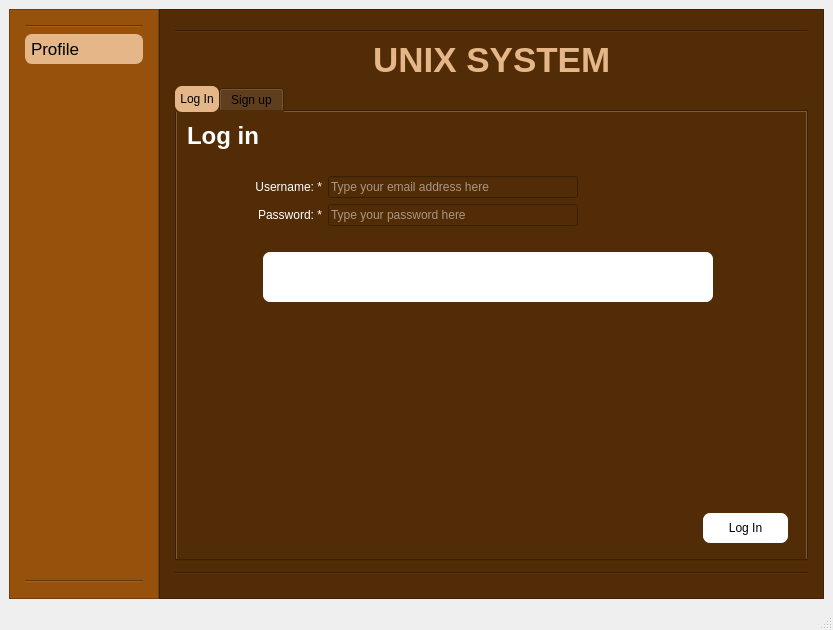
<?xml version="1.0" encoding="UTF-8"?>
<ui version="4.0">
 <class>MainWindow</class>
 <widget class="QMainWindow" name="MainWindow">
  <property name="geometry">
   <rect>
    <x>0</x>
    <y>0</y>
    <width>833</width>
    <height>630</height>
   </rect>
  </property>
  <property name="minimumSize">
   <size>
    <width>833</width>
    <height>617</height>
   </size>
  </property>
  <property name="windowTitle">
   <string>MainWindow</string>
  </property>
  <property name="styleSheet">
   <string notr="true"/>
  </property>
  <widget class="QWidget" name="centralwidget">
   <layout class="QHBoxLayout" name="horizontalLayout">
    <property name="spacing">
     <number>0</number>
    </property>
    <item>
     <widget class="QFrame" name="frameMenu">
      <property name="sizePolicy">
       <sizepolicy hsizetype="Fixed" vsizetype="Preferred">
        <horstretch>0</horstretch>
        <verstretch>0</verstretch>
       </sizepolicy>
      </property>
      <property name="minimumSize">
       <size>
        <width>150</width>
        <height>550</height>
       </size>
      </property>
      <property name="styleSheet">
       <string notr="true">background-color: rgb(150,81,12)</string>
      </property>
      <property name="frameShape">
       <enum>QFrame::StyledPanel</enum>
      </property>
      <property name="frameShadow">
       <enum>QFrame::Raised</enum>
      </property>
      <property name="lineWidth">
       <number>1</number>
      </property>
      <layout class="QVBoxLayout" name="verticalLayout">
       <property name="spacing">
        <number>6</number>
       </property>
       <property name="leftMargin">
        <number>15</number>
       </property>
       <property name="topMargin">
        <number>15</number>
       </property>
       <property name="rightMargin">
        <number>15</number>
       </property>
       <property name="bottomMargin">
        <number>15</number>
       </property>
       <item>
        <widget class="Line" name="line_3">
         <property name="orientation">
          <enum>Qt::Horizontal</enum>
         </property>
        </widget>
       </item>
       <item>
        <widget class="QPushButton" name="pbtnProfile">
         <property name="sizePolicy">
          <sizepolicy hsizetype="Minimum" vsizetype="Fixed">
           <horstretch>0</horstretch>
           <verstretch>0</verstretch>
          </sizepolicy>
         </property>
         <property name="minimumSize">
          <size>
           <width>0</width>
           <height>30</height>
          </size>
         </property>
         <property name="maximumSize">
          <size>
           <width>16777215</width>
           <height>30</height>
          </size>
         </property>
         <property name="font">
          <font>
           <pointsize>13</pointsize>
           <kerning>true</kerning>
          </font>
         </property>
         <property name="mouseTracking">
          <bool>true</bool>
         </property>
         <property name="whatsThis">
          <string>'My Profile' button</string>
         </property>
         <property name="autoFillBackground">
          <bool>false</bool>
         </property>
         <property name="styleSheet">
          <string notr="true">QPushButton
{
text-align: left;
color: black;
padding: 10px;
background-color: rgb(228,182,136); 
border: 1px solid rgb(228,182,136);
border-radius:7px;
padding: 5px;
}
</string>
         </property>
         <property name="text">
          <string>Profile</string>
         </property>
         <property name="icon">
          <iconset>
           <normaloff>images/essential-icons/svg/user-433878.svg</normaloff>images/essential-icons/svg/user-433878.svg</iconset>
         </property>
         <property name="iconSize">
          <size>
           <width>20</width>
           <height>20</height>
          </size>
         </property>
         <property name="checkable">
          <bool>false</bool>
         </property>
         <property name="checked">
          <bool>false</bool>
         </property>
         <property name="autoDefault">
          <bool>false</bool>
         </property>
         <property name="default">
          <bool>false</bool>
         </property>
         <property name="flat">
          <bool>true</bool>
         </property>
         <attribute name="buttonGroup">
          <string notr="true">buttonGroup</string>
         </attribute>
        </widget>
       </item>
       <item>
        <spacer name="vertspacerBot">
         <property name="orientation">
          <enum>Qt::Vertical</enum>
         </property>
         <property name="sizeHint" stdset="0">
          <size>
           <width>0</width>
           <height>0</height>
          </size>
         </property>
        </spacer>
       </item>
       <item>
        <widget class="Line" name="line_5">
         <property name="orientation">
          <enum>Qt::Horizontal</enum>
         </property>
        </widget>
       </item>
      </layout>
     </widget>
    </item>
    <item>
     <widget class="QFrame" name="frame">
      <property name="minimumSize">
       <size>
        <width>659</width>
        <height>563</height>
       </size>
      </property>
      <property name="styleSheet">
       <string notr="true">background-color: rgb(82,44,6)</string>
      </property>
      <property name="frameShape">
       <enum>QFrame::StyledPanel</enum>
      </property>
      <property name="frameShadow">
       <enum>QFrame::Raised</enum>
      </property>
      <layout class="QVBoxLayout" name="verticalLayout_2">
       <property name="leftMargin">
        <number>15</number>
       </property>
       <property name="topMargin">
        <number>15</number>
       </property>
       <property name="rightMargin">
        <number>15</number>
       </property>
       <property name="bottomMargin">
        <number>15</number>
       </property>
       <item>
        <widget class="Line" name="line_6">
         <property name="orientation">
          <enum>Qt::Horizontal</enum>
         </property>
        </widget>
       </item>
       <item>
        <layout class="QHBoxLayout" name="hHeader">
         <property name="spacing">
          <number>0</number>
         </property>
         <item>
          <spacer name="horizontalSpacer_14">
           <property name="orientation">
            <enum>Qt::Horizontal</enum>
           </property>
           <property name="sizeHint" stdset="0">
            <size>
             <width>40</width>
             <height>20</height>
            </size>
           </property>
          </spacer>
         </item>
         <item>
          <widget class="QLabel" name="label">
           <property name="sizePolicy">
            <sizepolicy hsizetype="Preferred" vsizetype="Maximum">
             <horstretch>0</horstretch>
             <verstretch>0</verstretch>
            </sizepolicy>
           </property>
           <property name="minimumSize">
            <size>
             <width>0</width>
             <height>0</height>
            </size>
           </property>
           <property name="maximumSize">
            <size>
             <width>16777215</width>
             <height>31</height>
            </size>
           </property>
           <property name="font">
            <font>
             <family>.AppleSystemUIFont</family>
             <pointsize>26</pointsize>
             <weight>75</weight>
             <bold>true</bold>
            </font>
           </property>
           <property name="autoFillBackground">
            <bool>false</bool>
           </property>
           <property name="styleSheet">
            <string notr="true">color: rgb(228,182,136);</string>
           </property>
           <property name="text">
            <string>UNIX SYSTEM</string>
           </property>
           <property name="scaledContents">
            <bool>false</bool>
           </property>
          </widget>
         </item>
         <item>
          <spacer name="horizontalSpacer_2">
           <property name="orientation">
            <enum>Qt::Horizontal</enum>
           </property>
           <property name="sizeHint" stdset="0">
            <size>
             <width>40</width>
             <height>0</height>
            </size>
           </property>
          </spacer>
         </item>
        </layout>
       </item>
       <item>
        <widget class="QTabWidget" name="tabProfile">
         <property name="minimumSize">
          <size>
           <width>630</width>
           <height>475</height>
          </size>
         </property>
         <property name="maximumSize">
          <size>
           <width>650</width>
           <height>475</height>
          </size>
         </property>
         <property name="styleSheet">
          <string notr="true">QTabBar{
	color: black; 
	background-color: rgb(82,44,6);
	width: 20px
}

QTabBar::tab:selected 
{ 
	background-color: rgb(228,182,136);
	border-radius:7px;
	padding: 5px;
	color: black;
}
</string>
         </property>
         <property name="currentIndex">
          <number>0</number>
         </property>
         <widget class="QWidget" name="tab_2">
          <attribute name="title">
           <string>Log In</string>
          </attribute>
          <widget class="QWidget" name="verticalLayoutWidget_2">
           <property name="geometry">
            <rect>
             <x>0</x>
             <y>0</y>
             <width>621</width>
             <height>441</height>
            </rect>
           </property>
           <layout class="QVBoxLayout" name="verticalLayout_5" stretch="0,0,0,0,0,0,0">
            <property name="leftMargin">
             <number>10</number>
            </property>
            <property name="topMargin">
             <number>10</number>
            </property>
            <property name="rightMargin">
             <number>10</number>
            </property>
            <property name="bottomMargin">
             <number>10</number>
            </property>
            <item>
             <layout class="QHBoxLayout" name="horizontalLayout_6">
              <item>
               <widget class="QLabel" name="label_11">
                <property name="font">
                 <font>
                  <pointsize>18</pointsize>
                  <weight>75</weight>
                  <bold>true</bold>
                 </font>
                </property>
                <property name="styleSheet">
                 <string notr="true">color: white;</string>
                </property>
                <property name="text">
                 <string>Log in</string>
                </property>
               </widget>
              </item>
              <item>
               <spacer name="horizontalSpacer_11">
                <property name="orientation">
                 <enum>Qt::Horizontal</enum>
                </property>
                <property name="sizeType">
                 <enum>QSizePolicy::Expanding</enum>
                </property>
                <property name="sizeHint" stdset="0">
                 <size>
                  <width>0</width>
                  <height>0</height>
                 </size>
                </property>
               </spacer>
              </item>
             </layout>
            </item>
            <item>
             <spacer name="verticalSpacer_5">
              <property name="orientation">
               <enum>Qt::Vertical</enum>
              </property>
              <property name="sizeType">
               <enum>QSizePolicy::Fixed</enum>
              </property>
              <property name="sizeHint" stdset="0">
               <size>
                <width>20</width>
                <height>20</height>
               </size>
              </property>
             </spacer>
            </item>
            <item>
             <layout class="QVBoxLayout" name="vDetails_2">
              <property name="spacing">
               <number>6</number>
              </property>
              <property name="leftMargin">
               <number>15</number>
              </property>
              <item>
               <layout class="QHBoxLayout" name="hEmail_2">
                <item>
                 <widget class="QLabel" name="label_14">
                  <property name="sizePolicy">
                   <sizepolicy hsizetype="Fixed" vsizetype="Preferred">
                    <horstretch>0</horstretch>
                    <verstretch>0</verstretch>
                   </sizepolicy>
                  </property>
                  <property name="minimumSize">
                   <size>
                    <width>120</width>
                    <height>0</height>
                   </size>
                  </property>
                  <property name="styleSheet">
                   <string notr="true">color: white;</string>
                  </property>
                  <property name="text">
                   <string>Username: *</string>
                  </property>
                  <property name="alignment">
                   <set>Qt::AlignRight|Qt::AlignTrailing|Qt::AlignVCenter</set>
                  </property>
                 </widget>
                </item>
                <item>
                 <widget class="QLineEdit" name="edtEmail_Login">
                  <property name="sizePolicy">
                   <sizepolicy hsizetype="Fixed" vsizetype="Fixed">
                    <horstretch>0</horstretch>
                    <verstretch>0</verstretch>
                   </sizepolicy>
                  </property>
                  <property name="minimumSize">
                   <size>
                    <width>250</width>
                    <height>0</height>
                   </size>
                  </property>
                  <property name="styleSheet">
                   <string notr="true">color: white;</string>
                  </property>
                  <property name="inputMethodHints">
                   <set>Qt::ImhEmailCharactersOnly</set>
                  </property>
                  <property name="text">
                   <string/>
                  </property>
                  <property name="placeholderText">
                   <string>Type your email address here</string>
                  </property>
                  <property name="clearButtonEnabled">
                   <bool>true</bool>
                  </property>
                 </widget>
                </item>
                <item>
                 <spacer name="horizontalSpacer_17">
                  <property name="orientation">
                   <enum>Qt::Horizontal</enum>
                  </property>
                  <property name="sizeHint" stdset="0">
                   <size>
                    <width>0</width>
                    <height>0</height>
                   </size>
                  </property>
                 </spacer>
                </item>
               </layout>
              </item>
              <item>
               <layout class="QHBoxLayout" name="hPass_2">
                <item>
                 <widget class="QLabel" name="label_16">
                  <property name="minimumSize">
                   <size>
                    <width>120</width>
                    <height>0</height>
                   </size>
                  </property>
                  <property name="styleSheet">
                   <string notr="true">color: white;</string>
                  </property>
                  <property name="text">
                   <string>Password: *</string>
                  </property>
                  <property name="alignment">
                   <set>Qt::AlignRight|Qt::AlignTrailing|Qt::AlignVCenter</set>
                  </property>
                 </widget>
                </item>
                <item>
                 <widget class="QLineEdit" name="edtPass_Login">
                  <property name="sizePolicy">
                   <sizepolicy hsizetype="Fixed" vsizetype="Fixed">
                    <horstretch>0</horstretch>
                    <verstretch>0</verstretch>
                   </sizepolicy>
                  </property>
                  <property name="minimumSize">
                   <size>
                    <width>250</width>
                    <height>0</height>
                   </size>
                  </property>
                  <property name="maximumSize">
                   <size>
                    <width>250</width>
                    <height>16777215</height>
                   </size>
                  </property>
                  <property name="styleSheet">
                   <string notr="true">color: white;</string>
                  </property>
                  <property name="text">
                   <string/>
                  </property>
                  <property name="echoMode">
                   <enum>QLineEdit::PasswordEchoOnEdit</enum>
                  </property>
                  <property name="placeholderText">
                   <string>Type your password here</string>
                  </property>
                  <property name="clearButtonEnabled">
                   <bool>true</bool>
                  </property>
                 </widget>
                </item>
                <item>
                 <spacer name="horizontalSpacer_19">
                  <property name="orientation">
                   <enum>Qt::Horizontal</enum>
                  </property>
                  <property name="sizeType">
                   <enum>QSizePolicy::Expanding</enum>
                  </property>
                  <property name="sizeHint" stdset="0">
                   <size>
                    <width>0</width>
                    <height>0</height>
                   </size>
                  </property>
                 </spacer>
                </item>
               </layout>
              </item>
             </layout>
            </item>
            <item>
             <spacer name="verticalSpacer_3">
              <property name="orientation">
               <enum>Qt::Vertical</enum>
              </property>
              <property name="sizeType">
               <enum>QSizePolicy::Fixed</enum>
              </property>
              <property name="sizeHint" stdset="0">
               <size>
                <width>20</width>
                <height>20</height>
               </size>
              </property>
             </spacer>
            </item>
            <item>
             <layout class="QHBoxLayout" name="horizontalLayout_7">
              <property name="spacing">
               <number>0</number>
              </property>
              <property name="topMargin">
               <number>0</number>
              </property>
              <item>
               <spacer name="horizontalSpacer_8">
                <property name="orientation">
                 <enum>Qt::Horizontal</enum>
                </property>
                <property name="sizeHint" stdset="0">
                 <size>
                  <width>40</width>
                  <height>20</height>
                 </size>
                </property>
               </spacer>
              </item>
              <item>
               <widget class="QTextEdit" name="txtSignUp_2">
                <property name="minimumSize">
                 <size>
                  <width>450</width>
                  <height>0</height>
                 </size>
                </property>
                <property name="maximumSize">
                 <size>
                  <width>500</width>
                  <height>50</height>
                 </size>
                </property>
                <property name="styleSheet">
                 <string notr="true">text-align: left;
color: black;
padding: 10px;
border-radius:7px;
padding: 5px;
background-color: white; </string>
                </property>
                <property name="frameShape">
                 <enum>QFrame::NoFrame</enum>
                </property>
                <property name="frameShadow">
                 <enum>QFrame::Plain</enum>
                </property>
                <property name="documentTitle">
                 <string/>
                </property>
                <property name="textInteractionFlags">
                 <set>Qt::NoTextInteraction</set>
                </property>
               </widget>
              </item>
              <item>
               <spacer name="horizontalSpacer_13">
                <property name="orientation">
                 <enum>Qt::Horizontal</enum>
                </property>
                <property name="sizeHint" stdset="0">
                 <size>
                  <width>40</width>
                  <height>20</height>
                 </size>
                </property>
               </spacer>
              </item>
             </layout>
            </item>
            <item>
             <spacer name="verticalSpacer_4">
              <property name="orientation">
               <enum>Qt::Vertical</enum>
              </property>
              <property name="sizeHint" stdset="0">
               <size>
                <width>20</width>
                <height>40</height>
               </size>
              </property>
             </spacer>
            </item>
            <item>
             <layout class="QHBoxLayout" name="horizontalLayout_4">
              <item>
               <spacer name="horizontalSpacer_21">
                <property name="orientation">
                 <enum>Qt::Horizontal</enum>
                </property>
                <property name="sizeHint" stdset="0">
                 <size>
                  <width>40</width>
                  <height>20</height>
                 </size>
                </property>
               </spacer>
              </item>
              <item>
               <widget class="QPushButton" name="btnLogin">
                <property name="minimumSize">
                 <size>
                  <width>85</width>
                  <height>30</height>
                 </size>
                </property>
                <property name="maximumSize">
                 <size>
                  <width>120</width>
                  <height>30</height>
                 </size>
                </property>
                <property name="autoFillBackground">
                 <bool>false</bool>
                </property>
                <property name="styleSheet">
                 <string notr="true">QPushButton{
color: black; 
background-color: white; 
border-radius:7px;
padding: 5px;
align-text: centre;
type: action;
}

QPushButton:hover:!pressed
{
  background-color: rgb(241,218,195);
  color: black;
}
QPushButton:hover:pressed
{
  background-color: rgb(228,182,136);
  color: black;
}</string>
                </property>
                <property name="text">
                 <string>Log In</string>
                </property>
                <property name="icon">
                 <iconset>
                  <normaloff>images/arrow-forward-1518589.svg</normaloff>images/arrow-forward-1518589.svg</iconset>
                </property>
                <property name="iconSize">
                 <size>
                  <width>20</width>
                  <height>20</height>
                 </size>
                </property>
               </widget>
              </item>
             </layout>
            </item>
           </layout>
          </widget>
         </widget>
         <widget class="QWidget" name="tab">
          <attribute name="title">
           <string>Sign up</string>
          </attribute>
          <widget class="QWidget" name="verticalLayoutWidget">
           <property name="geometry">
            <rect>
             <x>0</x>
             <y>0</y>
             <width>621</width>
             <height>441</height>
            </rect>
           </property>
           <layout class="QVBoxLayout" name="verticalLayout_4" stretch="0,0,0,0,0,0,0">
            <property name="leftMargin">
             <number>10</number>
            </property>
            <property name="topMargin">
             <number>10</number>
            </property>
            <property name="rightMargin">
             <number>10</number>
            </property>
            <property name="bottomMargin">
             <number>10</number>
            </property>
            <item>
             <layout class="QHBoxLayout" name="horizontalLayout_5">
              <item>
               <widget class="QLabel" name="label_9">
                <property name="font">
                 <font>
                  <pointsize>18</pointsize>
                  <weight>75</weight>
                  <bold>true</bold>
                 </font>
                </property>
                <property name="styleSheet">
                 <string notr="true">color: white;</string>
                </property>
                <property name="text">
                 <string>Sign up</string>
                </property>
               </widget>
              </item>
              <item>
               <spacer name="horizontalSpacer_7">
                <property name="orientation">
                 <enum>Qt::Horizontal</enum>
                </property>
                <property name="sizeType">
                 <enum>QSizePolicy::Expanding</enum>
                </property>
                <property name="sizeHint" stdset="0">
                 <size>
                  <width>0</width>
                  <height>0</height>
                 </size>
                </property>
               </spacer>
              </item>
             </layout>
            </item>
            <item>
             <spacer name="verticalSpacer_2">
              <property name="orientation">
               <enum>Qt::Vertical</enum>
              </property>
              <property name="sizeType">
               <enum>QSizePolicy::Fixed</enum>
              </property>
              <property name="sizeHint" stdset="0">
               <size>
                <width>20</width>
                <height>20</height>
               </size>
              </property>
             </spacer>
            </item>
            <item>
             <layout class="QVBoxLayout" name="vDetails">
              <property name="spacing">
               <number>6</number>
              </property>
              <property name="leftMargin">
               <number>15</number>
              </property>
              <item>
               <layout class="QHBoxLayout" name="hName">
                <property name="spacing">
                 <number>6</number>
                </property>
                <item>
                 <widget class="QLabel" name="label_5">
                  <property name="sizePolicy">
                   <sizepolicy hsizetype="Fixed" vsizetype="Preferred">
                    <horstretch>0</horstretch>
                    <verstretch>0</verstretch>
                   </sizepolicy>
                  </property>
                  <property name="minimumSize">
                   <size>
                    <width>120</width>
                    <height>0</height>
                   </size>
                  </property>
                  <property name="layoutDirection">
                   <enum>Qt::LeftToRight</enum>
                  </property>
                  <property name="styleSheet">
                   <string notr="true">color: white;</string>
                  </property>
                  <property name="text">
                   <string>First Name: *</string>
                  </property>
                  <property name="alignment">
                   <set>Qt::AlignRight|Qt::AlignTrailing|Qt::AlignVCenter</set>
                  </property>
                 </widget>
                </item>
                <item>
                 <widget class="QLineEdit" name="edtFName">
                  <property name="sizePolicy">
                   <sizepolicy hsizetype="Fixed" vsizetype="Fixed">
                    <horstretch>0</horstretch>
                    <verstretch>0</verstretch>
                   </sizepolicy>
                  </property>
                  <property name="minimumSize">
                   <size>
                    <width>250</width>
                    <height>0</height>
                   </size>
                  </property>
                  <property name="styleSheet">
                   <string notr="true">color: white;</string>
                  </property>
                  <property name="inputMethodHints">
                   <set>Qt::ImhSensitiveData</set>
                  </property>
                  <property name="placeholderText">
                   <string>Type your First Name here</string>
                  </property>
                  <property name="clearButtonEnabled">
                   <bool>true</bool>
                  </property>
                 </widget>
                </item>
                <item>
                 <spacer name="horizontalSpacer_3">
                  <property name="orientation">
                   <enum>Qt::Horizontal</enum>
                  </property>
                  <property name="sizeType">
                   <enum>QSizePolicy::Expanding</enum>
                  </property>
                  <property name="sizeHint" stdset="0">
                   <size>
                    <width>0</width>
                    <height>0</height>
                   </size>
                  </property>
                 </spacer>
                </item>
               </layout>
              </item>
              <item>
               <layout class="QHBoxLayout" name="hLName">
                <item>
                 <widget class="QLabel" name="label_8">
                  <property name="sizePolicy">
                   <sizepolicy hsizetype="Fixed" vsizetype="Preferred">
                    <horstretch>0</horstretch>
                    <verstretch>0</verstretch>
                   </sizepolicy>
                  </property>
                  <property name="minimumSize">
                   <size>
                    <width>120</width>
                    <height>0</height>
                   </size>
                  </property>
                  <property name="styleSheet">
                   <string notr="true">color: white;</string>
                  </property>
                  <property name="text">
                   <string>Last Name: *</string>
                  </property>
                  <property name="alignment">
                   <set>Qt::AlignRight|Qt::AlignTrailing|Qt::AlignVCenter</set>
                  </property>
                 </widget>
                </item>
                <item>
                 <widget class="QLineEdit" name="edtLName">
                  <property name="sizePolicy">
                   <sizepolicy hsizetype="Fixed" vsizetype="Fixed">
                    <horstretch>0</horstretch>
                    <verstretch>0</verstretch>
                   </sizepolicy>
                  </property>
                  <property name="minimumSize">
                   <size>
                    <width>250</width>
                    <height>0</height>
                   </size>
                  </property>
                  <property name="styleSheet">
                   <string notr="true">color: white;</string>
                  </property>
                  <property name="placeholderText">
                   <string>Type your Last Name here</string>
                  </property>
                  <property name="clearButtonEnabled">
                   <bool>true</bool>
                  </property>
                 </widget>
                </item>
                <item>
                 <spacer name="horizontalSpacer_10">
                  <property name="orientation">
                   <enum>Qt::Horizontal</enum>
                  </property>
                  <property name="sizeHint" stdset="0">
                   <size>
                    <width>0</width>
                    <height>0</height>
                   </size>
                  </property>
                 </spacer>
                </item>
               </layout>
              </item>
              <item>
               <layout class="QHBoxLayout" name="hID">
                <property name="spacing">
                 <number>6</number>
                </property>
                <item>
                 <widget class="QLabel" name="lblID">
                  <property name="sizePolicy">
                   <sizepolicy hsizetype="Fixed" vsizetype="Preferred">
                    <horstretch>0</horstretch>
                    <verstretch>0</verstretch>
                   </sizepolicy>
                  </property>
                  <property name="minimumSize">
                   <size>
                    <width>120</width>
                    <height>0</height>
                   </size>
                  </property>
                  <property name="styleSheet">
                   <string notr="true">color: white;</string>
                  </property>
                  <property name="text">
                   <string>Username: *</string>
                  </property>
                  <property name="alignment">
                   <set>Qt::AlignRight|Qt::AlignTrailing|Qt::AlignVCenter</set>
                  </property>
                 </widget>
                </item>
                <item>
                 <widget class="QLineEdit" name="edtID">
                  <property name="sizePolicy">
                   <sizepolicy hsizetype="Fixed" vsizetype="Fixed">
                    <horstretch>0</horstretch>
                    <verstretch>0</verstretch>
                   </sizepolicy>
                  </property>
                  <property name="minimumSize">
                   <size>
                    <width>250</width>
                    <height>0</height>
                   </size>
                  </property>
                  <property name="styleSheet">
                   <string notr="true">color: white;</string>
                  </property>
                  <property name="inputMethodHints">
                   <set>Qt::ImhDigitsOnly</set>
                  </property>
                  <property name="text">
                   <string/>
                  </property>
                  <property name="maxLength">
                   <number>13</number>
                  </property>
                  <property name="placeholderText">
                   <string>Type your ID number here</string>
                  </property>
                  <property name="clearButtonEnabled">
                   <bool>true</bool>
                  </property>
                 </widget>
                </item>
                <item>
                 <spacer name="horizontalSpacer">
                  <property name="orientation">
                   <enum>Qt::Horizontal</enum>
                  </property>
                  <property name="sizeType">
                   <enum>QSizePolicy::Expanding</enum>
                  </property>
                  <property name="sizeHint" stdset="0">
                   <size>
                    <width>0</width>
                    <height>0</height>
                   </size>
                  </property>
                 </spacer>
                </item>
               </layout>
              </item>
              <item>
               <layout class="QHBoxLayout" name="hEmail">
                <item>
                 <spacer name="horizontalSpacer_12">
                  <property name="orientation">
                   <enum>Qt::Horizontal</enum>
                  </property>
                  <property name="sizeHint" stdset="0">
                   <size>
                    <width>0</width>
                    <height>0</height>
                   </size>
                  </property>
                 </spacer>
                </item>
               </layout>
              </item>
              <item>
               <layout class="QHBoxLayout" name="hPass">
                <item>
                 <widget class="QLabel" name="label_6">
                  <property name="minimumSize">
                   <size>
                    <width>120</width>
                    <height>0</height>
                   </size>
                  </property>
                  <property name="styleSheet">
                   <string notr="true">color: white;</string>
                  </property>
                  <property name="text">
                   <string>Password: *</string>
                  </property>
                  <property name="alignment">
                   <set>Qt::AlignRight|Qt::AlignTrailing|Qt::AlignVCenter</set>
                  </property>
                 </widget>
                </item>
                <item>
                 <widget class="QLineEdit" name="edtPassword">
                  <property name="sizePolicy">
                   <sizepolicy hsizetype="Fixed" vsizetype="Fixed">
                    <horstretch>0</horstretch>
                    <verstretch>0</verstretch>
                   </sizepolicy>
                  </property>
                  <property name="minimumSize">
                   <size>
                    <width>250</width>
                    <height>0</height>
                   </size>
                  </property>
                  <property name="maximumSize">
                   <size>
                    <width>250</width>
                    <height>16777215</height>
                   </size>
                  </property>
                  <property name="styleSheet">
                   <string notr="true">color: white;</string>
                  </property>
                  <property name="text">
                   <string/>
                  </property>
                  <property name="echoMode">
                   <enum>QLineEdit::PasswordEchoOnEdit</enum>
                  </property>
                  <property name="placeholderText">
                   <string>Type your password here</string>
                  </property>
                  <property name="clearButtonEnabled">
                   <bool>true</bool>
                  </property>
                 </widget>
                </item>
                <item>
                 <spacer name="horizontalSpacer_6">
                  <property name="orientation">
                   <enum>Qt::Horizontal</enum>
                  </property>
                  <property name="sizeType">
                   <enum>QSizePolicy::Expanding</enum>
                  </property>
                  <property name="sizeHint" stdset="0">
                   <size>
                    <width>0</width>
                    <height>0</height>
                   </size>
                  </property>
                 </spacer>
                </item>
               </layout>
              </item>
             </layout>
            </item>
            <item>
             <spacer name="verticalSpacer_6">
              <property name="orientation">
               <enum>Qt::Vertical</enum>
              </property>
              <property name="sizeType">
               <enum>QSizePolicy::Fixed</enum>
              </property>
              <property name="sizeHint" stdset="0">
               <size>
                <width>20</width>
                <height>20</height>
               </size>
              </property>
             </spacer>
            </item>
            <item>
             <layout class="QHBoxLayout" name="horizontalLayout_2">
              <property name="spacing">
               <number>0</number>
              </property>
              <property name="topMargin">
               <number>0</number>
              </property>
              <item>
               <spacer name="horizontalSpacer_4">
                <property name="orientation">
                 <enum>Qt::Horizontal</enum>
                </property>
                <property name="sizeHint" stdset="0">
                 <size>
                  <width>40</width>
                  <height>20</height>
                 </size>
                </property>
               </spacer>
              </item>
              <item>
               <widget class="QTextEdit" name="txtSignUp">
                <property name="minimumSize">
                 <size>
                  <width>450</width>
                  <height>0</height>
                 </size>
                </property>
                <property name="maximumSize">
                 <size>
                  <width>500</width>
                  <height>50</height>
                 </size>
                </property>
                <property name="styleSheet">
                 <string notr="true">text-align: left;
color: black;
padding: 10px;
border-radius:7px;
padding: 5px;
background-color: white; </string>
                </property>
                <property name="frameShape">
                 <enum>QFrame::NoFrame</enum>
                </property>
                <property name="frameShadow">
                 <enum>QFrame::Plain</enum>
                </property>
                <property name="documentTitle">
                 <string/>
                </property>
                <property name="textInteractionFlags">
                 <set>Qt::NoTextInteraction</set>
                </property>
               </widget>
              </item>
              <item>
               <spacer name="horizontalSpacer_5">
                <property name="orientation">
                 <enum>Qt::Horizontal</enum>
                </property>
                <property name="sizeHint" stdset="0">
                 <size>
                  <width>40</width>
                  <height>20</height>
                 </size>
                </property>
               </spacer>
              </item>
             </layout>
            </item>
            <item>
             <spacer name="verticalSpacer">
              <property name="orientation">
               <enum>Qt::Vertical</enum>
              </property>
              <property name="sizeHint" stdset="0">
               <size>
                <width>20</width>
                <height>40</height>
               </size>
              </property>
             </spacer>
            </item>
            <item>
             <layout class="QHBoxLayout" name="horizontalLayout_3">
              <item>
               <spacer name="horizontalSpacer_9">
                <property name="orientation">
                 <enum>Qt::Horizontal</enum>
                </property>
                <property name="sizeHint" stdset="0">
                 <size>
                  <width>40</width>
                  <height>20</height>
                 </size>
                </property>
               </spacer>
              </item>
              <item>
               <widget class="QPushButton" name="btnSignUp">
                <property name="minimumSize">
                 <size>
                  <width>85</width>
                  <height>30</height>
                 </size>
                </property>
                <property name="maximumSize">
                 <size>
                  <width>120</width>
                  <height>30</height>
                 </size>
                </property>
                <property name="autoFillBackground">
                 <bool>false</bool>
                </property>
                <property name="styleSheet">
                 <string notr="true">QPushButton{
color: black; 
background-color: white; 
border-radius:7px;
padding: 5px;
align-text: centre;
type: action;
}

QPushButton:hover:!pressed
{
  background-color: rgb(241,218,195);
  color: black;
}
QPushButton:hover:pressed
{
  background-color: rgb(228,182,136);
  color: black;
}</string>
                </property>
                <property name="text">
                 <string>Sign Up</string>
                </property>
                <property name="icon">
                 <iconset>
                  <normaloff>images/arrow-forward-1518589.svg</normaloff>images/arrow-forward-1518589.svg</iconset>
                </property>
                <property name="iconSize">
                 <size>
                  <width>20</width>
                  <height>20</height>
                 </size>
                </property>
               </widget>
              </item>
             </layout>
            </item>
           </layout>
          </widget>
         </widget>
        </widget>
       </item>
       <item>
        <widget class="Line" name="line">
         <property name="orientation">
          <enum>Qt::Horizontal</enum>
         </property>
        </widget>
       </item>
      </layout>
     </widget>
    </item>
   </layout>
  </widget>
  <widget class="QMenuBar" name="menubar">
   <property name="geometry">
    <rect>
     <x>0</x>
     <y>0</y>
     <width>833</width>
     <height>21</height>
    </rect>
   </property>
  </widget>
  <widget class="QStatusBar" name="statusbar">
   <property name="autoFillBackground">
    <bool>false</bool>
   </property>
  </widget>
 </widget>
 <resources/>
 <connections/>
 <buttongroups>
  <buttongroup name="buttonGroup"/>
 </buttongroups>
</ui>
